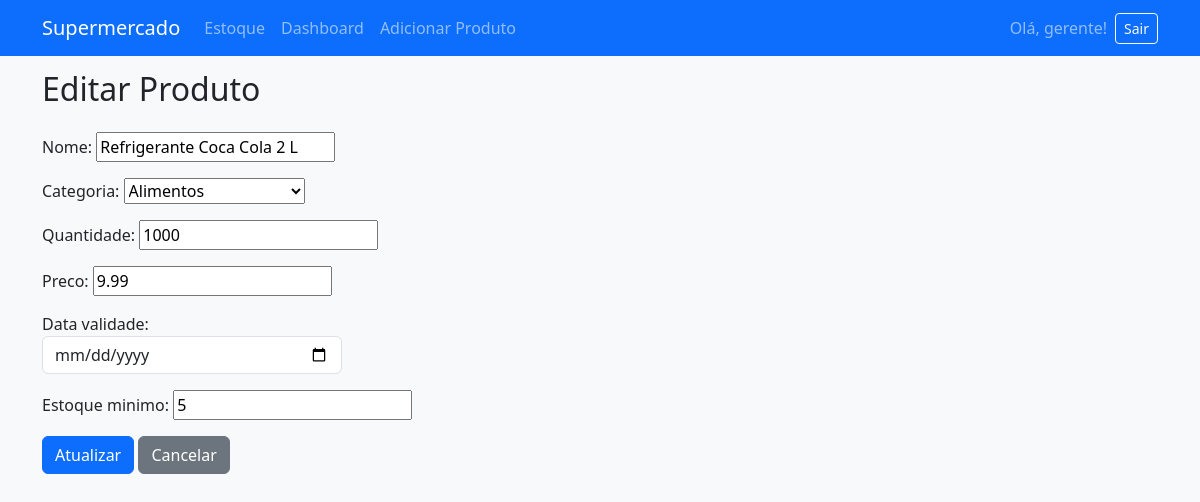
The page /editar/1/ (signed in) on the database its author committed.
### estoque/models.py (models this page shows, shortened)
class Produto(models.Model):
    nome = models.CharField(max_length=100)
    categoria = models.CharField(max_length=20, choices=CATEGORIAS)
    quantidade = models.PositiveIntegerField()
    preco = models.DecimalField(max_digits=8, decimal_places=2)
    data_validade = models.DateField(null=True, blank=True)
    estoque_minimo = models.IntegerField(default=0)

### estoque/views.py (the view)
# urls.py: path('editar/<int:id>/', views.editar_produto, name='editar_produto'),
@login_required
@login_required
@permission_required('estoque.change_produto', raise_exception=True)   # Essa função permite editar as informações de um produto existente
def editar_produto(request, id):
    produto = get_object_or_404(Produto, pk=id)
    if request.method == 'POST':
        form = ProdutoForm(request.POST, instance=produto)
        if form.is_valid():
            form.save()
            return redirect('listar_produtos')
    else:
        form = ProdutoForm(instance=produto)
    return render(request, 'estoque/editar_produto.html', {'form': form})

### estoque/forms.py (shortened to what this page needs)
class ProdutoForm(forms.ModelForm):
    class Meta:
        model = Produto
        fields = '__all__'
        widgets = {
            'data_validade': forms.DateInput(
                format='%d/%m/%Y',
                attrs={
                    'type': 'date',
                    'class': 'form-control',
                    'style': 'max-width: 300px;'
                }
            )
        }
    def __init__(self, *args, **kwargs):
        super().__init__(*args, **kwargs)
        self.fields['data_validade'].input_formats = ['%d/%m/%Y', '%Y-%m-%d']

### estoque/templates/estoque/editar_produto.html (shortened to what this page needs)
{% extends 'base.html' %}
{% block content %}
<h2 class="mb-4">Editar Produto</h2>
<form method="post">
    {{ form.as_p }}
    <button type="submit" class="btn btn-primary">Atualizar</button>
    <a href="{% url 'listar_produtos' %}" class="btn btn-secondary">Cancelar</a>
</form>
{% endblock %}

### estoque/templates/base.html (shortened to what this page needs)
<!DOCTYPE html>
<html lang="pt-br">
<head>
    <link href="https://cdn.jsdelivr.net/npm/bootstrap@5.3.3/dist/css/bootstrap.min.css" rel="stylesheet">
</head>
<body class="bg-light">
<nav class="navbar navbar-expand-lg navbar-dark bg-primary fixed-top">
    <div class="container">
        <a class="navbar-brand" href="{% url 'listar_produtos' %}">Supermercado</a>
        <div class="collapse navbar-collapse" id="navbarNav">
            {% if user.is_authenticated %}
                <ul class="navbar-nav me-auto">
                    <li class="nav-item"><a class="nav-link" href="{% url 'listar_produtos' %}">Estoque</a></li>
                    <li class="nav-item"><a class="nav-link" href="{% url 'dashboard' %}">Dashboard</a></li>
                    <li class="nav-item"><a class="nav-link" href="{% url 'adicionar_produto' %}">Adicionar Produto</a></li>
                </ul>
                <span class="navbar-text me-2">
                    Olá, {{ user.username }}!
                </span>
                <form method="post" action="{% url 'logout' %}" style="display: inline;">
    <button type="submit" class="btn btn-outline-light btn-sm">Sair</button>
</form>
            {% endif %}
        </div>
    </div>
</nav>
<div class="container">
    {% block content %}
    {% endblock %}
</div>
</body>
</html>

### estoque/templates/base.html (style rules this page uses)
body { padding-top: 70px; }

### rows shown on the page
Produto: nome "Refrigerante Coca Cola 2 L", categoria "Alimentos", quantidade "1000", preco "9.99", estoque_minimo "5"

### other values the page prints
{{ user.username }} "gerente"
